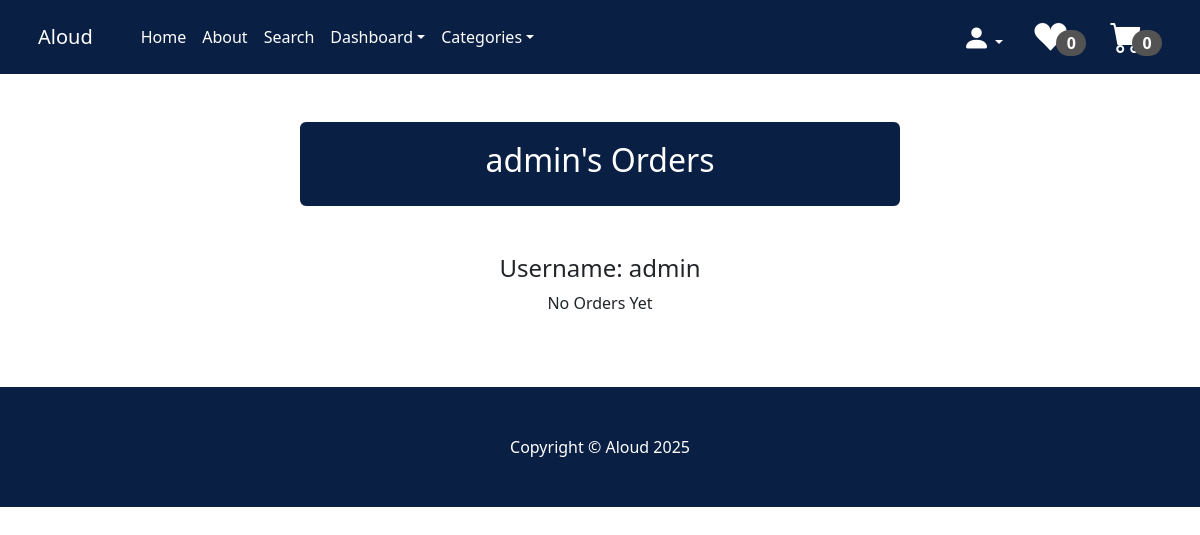
/order_dash/1/ (signed in), run on an earlier commit of the app's database.
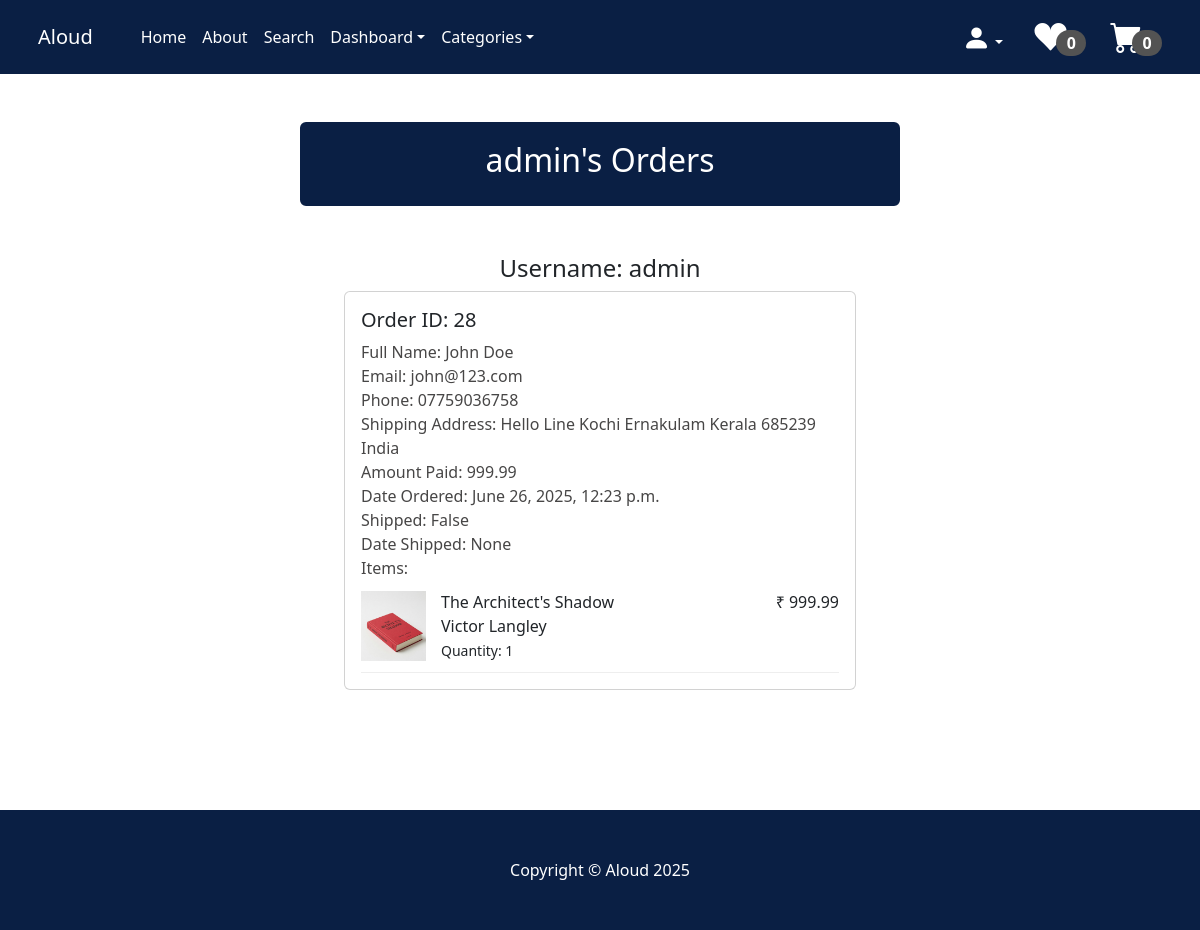
And on a later commit of the database.
### payment/models.py (models this page shows, shortened)
class Order(models.Model):
    user = models.ForeignKey(User, on_delete=models.CASCADE, null=True, blank=True)
    full_name=models.CharField(max_length=300)
    email=models.EmailField(max_length=250)
    phone=models.CharField(max_length=20)
    shipping_address=models.TextField(max_length=10000)
    amount_paid=models.DecimalField(max_digits=10, decimal_places=2)
    date_ordered=models.DateTimeField(auto_now_add=True)
    shipped = models.BooleanField(default=False)
    date_shipped = models.DateTimeField(blank=True, null=True)

class OrderItem(models.Model):
    order = models.ForeignKey(Order, on_delete=models.CASCADE, null=True)
    product = models.ForeignKey(Product, on_delete=models.CASCADE, null=True)
    user = models.ForeignKey(User, on_delete=models.CASCADE, null=True, blank=True)
    quantity = models.PositiveBigIntegerField(default=1)
    price = models.DecimalField(max_digits=10, decimal_places=2)

### store/models.py (models this page shows, shortened)
class Product(models.Model):
    book_id = models.CharField(max_length=10)
    name = models.CharField(max_length=50)
    author = models.CharField(max_length=50)
    price = models.DecimalField(default=0, decimal_places=2, max_digits=9)
    category = models.ForeignKey(Category, on_delete=models.CASCADE, default=1)
    stock = models.PositiveIntegerField(null=False, blank=False, default=0)
    description = models.TextField(max_length=1000, default='', blank=True, null=True)
    image = models.ImageField(upload_to='uploads/product')
    is_sale = models.BooleanField(default=False)
    sale_price = models.DecimalField(default=0, decimal_places=2, max_digits=9)

### store/views.py (the view)
# urls.py: path('order_dash/<int:user>/', views.order_dash, name= 'order_dash'),       #To view the orders of each signedup users in the dashboard
def order_dash(request, user):
    if request.user.is_authenticated and request.user.is_superuser:
        user_instance = get_object_or_404(User, id=user)
        orders = Order.objects.filter(user=user_instance)
        items = OrderItem.objects.filter(order__in=orders)
        return render(request, 'order_dash.html', {'orders': orders, 'user_instance': user_instance, 'items': items})
    else:
        messages.success(request, 'Access denied to this page')
        return redirect('home')

### cart/cart.py (called while the page is built)
    def __len__(self):
        return sum(self.cart.values())

### cart/context_processors.py (called while the page is built)
def cart(request):
    return{'cart':Cart(request)}

### store/context_processors.py (called while the page is built)
def categories_processor(request):
    return {
        'categories': Category.objects.all()
    }

### store/models.py (called while the page is built)
    def __str__(self):
        return self.name

### wishlist/context_processors.py (called while the page is built)
def wishlist(request):
    wishlist = Wishlist(request)
    return {
        'wishlist': wishlist.wishlist  # or just 'wishlist': wishlist to use its methods
    }

### store/templates/order_dash.html (shortened to what this page needs)
{% extends 'base.html' %}
{% block content %}
    <div class="container">
        <div class="row">
            <center>
                <div class="col-12">
<br/><br/>
<div class="card" style= "width: 600px; border-width: 3px; border-color: #0a1f44;">
  <div class="card-body" style="background: #0a1f44;">
        <h2 style="color: white;">{{user_instance.username}}'s Orders</h2>
  </div>
</div>
<br/><br/>
<h4>Username: {{user_instance.username}}</h4>
{% if orders %}
{% for order in orders %}
<div class="card" style="width: 32rem;">
  <div class="card-body" style="text-align: left;">
      <h5>Order ID: <td>{{order.id}}</td></h5>
      <B style="color: rgb(71, 70, 70); font-weight: 400;">Full Name:</B> <B style="color: rgb(71, 70, 70); font-weight: 300;">{{order.full_name}}</B><br/>
      <B style="color: rgb(71, 70, 70); font-weight: 400;">Email:</B> <B style="color: rgb(71, 70, 70); font-weight: 300;">{{order.email}}</B><br/>
      <B style="color: rgb(71, 70, 70); font-weight: 400;">Phone:</B> <B style="color: rgb(71, 70, 70); font-weight: 300;">{{order.phone}}</B><br/>
      <B style="color: rgb(71, 70, 70); font-weight: 400;">Shipping Address:</B> <B style="color: rgb(71, 70, 70); font-weight: 300;">{{order.shipping_address}}</B><br/>
      <B style="color: rgb(71, 70, 70); font-weight: 400;">Amount Paid:</B> <B style="color: rgb(71, 70, 70); font-weight: 300;">{{order.amount_paid}}</B><br/>
      <B style="color: rgb(71, 70, 70); font-weight: 400;">Date Ordered:</B> <B style="color: rgb(71, 70, 70); font-weight: 300;">{{order.date_ordered}}</B><br/>
      <B style="color: rgb(71, 70, 70); font-weight: 400;">Shipped:</B> <B style="color: rgb(71, 70, 70); font-weight: 300;">{{order.shipped}}</B><br/>
      <B style="color: rgb(71, 70, 70); font-weight: 400;">Date Shipped:</B> <B style="color: rgb(71, 70, 70); font-weight: 300;">{{order.date_shipped}}</B><br/>
            <B style="color: rgb(71, 70, 70); font-weight: 400;">Items:</B> <br/>
      {% for item in items %}
        <div class="item-container">
      <div class="item-image">
        <img src="{{ item.product.image.url }}" alt="{{ item.name }}">
      </div>
      <div class="item-details">
        <div class="item-left">
          <B style="font-weight: 500;">{{ item.product.name }}</B><br/>
          {{ item.product.author }}<br/>
              <small>Quantity: {{ item.quantity }}</small>
        </div>
        <div class="item-right">
            ₹ {{ item.price }}
        </div>
      </div>
    </div>
  {% endfor %}
  </div>
</div>
<br/>
{% endfor %}
{% else %}
No Orders Yet
{% endif %}
<br/><br/><br/><br/>
                </div>
            </center>
        </div>
    </div>
{% endblock %}

### store/templates/base.html (shortened to what this page needs)
{% load static %}
<!DOCTYPE html>
<html lang="en">
  <head>
    <link
      href="https://cdn.jsdelivr.net/npm/bootstrap-icons@1.5.0/font/bootstrap-icons.css"
      rel="stylesheet"
    />
    <link href="{% static 'css/styles.css' %}" rel="stylesheet" />
  </head>
  <body>
    {% include 'navbar.html' %}
    {% block content %}
    {% endblock %}
    <footer class="py-5" style="background: #0a1f44;">
      <div class="container">
        <p class="m-0 text-center text-white">
          Copyright &copy; Aloud 2025
        </p>
      </div>
    </footer>
  </body>
</html>

### store/templates/navbar.html (shortened to what this page needs)
    <nav class="navbar navbar-expand-lg" style="background: #0a1f44;">
      <div class="container px-1 px-lg-2">
        <a class="navbar-brand" href="{% url 'home' %}">Aloud</a>
        <div class="collapse navbar-collapse" id="navbarSupportedContent">
          <ul class="navbar-nav me-auto mb-2 mb-lg-0 ms-lg-4">
            <li class="nav-item">
              <a class="nav-link active" style="color: white;" aria-current="page" href="{% url 'home' %}">Home</a>
            </li>
            <li class="nav-item"><a class="nav-link" href="{% url 'about' %}">About</a></li>
            <li class="nav-item"><a class="nav-link" href="{% url 'search' %}">Search</a></li>
          {% if user.is_authenticated %}
            {% if user.is_superuser %}
            <li class="nav-item dropdown">
              <a
                class="nav-link dropdown-toggle"
                id="navbarDropdown"
                href="#"
                role="button"
                data-bs-toggle="dropdown"
                aria-expanded="false"
                >Dashboard</a>
            </li>
          {% endif %}
          {% else %}
            <li class="nav-item"><a class="nav-link" href="{% url 'login' %}">Login</a></li>
            <li class="nav-item"><a class="nav-link" href="{% url 'register' %}">Register</a></li>
          {% endif %}
            <li class="nav-item dropdown">
              <a
                class="nav-link dropdown-toggle"
                id="navbarDropdown"
                href="#"
                role="button"
                data-bs-toggle="dropdown"
                aria-expanded="false"
                >Categories</a
              >
            </li>
          </ul>
          {% if user.is_authenticated %}
          <ul class="navbar-nav ms-auto mb-2 mb-lg-0 ms-lg-4">
            <li class="nav-item dropdown">
              <a
                class="nav-link dropdown-toggle"
                id="navbarDropdown"
                role="button"
                data-bs-toggle="dropdown"
                aria-expanded="false"
                ><i class="bi bi-person-fill fs-3"></i></a>
            </li>
          </ul>
            {% endif %}
            {% if user.is_authenticated %}
          <ul class="navbar-nav ms-auto mb-2 mb-lg-0 ms-lg-4">
            <li class="nav-item">
          <form class="d-flex">
            <a href="{% url 'wishlist_summary' %}"
            style="text-decoration: none; color: rgb(255, 255, 255);">
            <i class="bi bi-suit-heart-fill fs-2" style="margin-top: 5px;"></i>
              <span class="badge rounded-pill fs-6"
              style="margin-left: -0.9rem; margin-bottom: -10px; padding-top: 0.3em; padding-bottom: 0.3em; background: rgb(83, 83, 83);"
              id="wishlist_length">
              {{wishlist|length}}
            </span>
            </a>
          </form>
          </li>
          </ul>
            {% endif %}
          <ul class="navbar-nav ms-auto mb-2 mb-lg-0 ms-lg-4">
            <li class="nav-item">
          <form class="d-flex">
            <a href="{% url 'cart_summary' %}"
            style="text-decoration: none; color: rgb(255, 255, 255);">
            <i class="bi-cart-fill fs-2" style="margin-top: 5px;"></i>
              <span class="badge rounded-pill fs-6"
              style="margin-left: -0.9rem; margin-bottom: -10px; padding-top: 0.3em; padding-bottom: 0.3em; background: rgb(83, 83, 83);"
              id="cart_quantity">
              {{cart|length}}
            </span>
            </a>
          </form>
          </li>
          </ul>
        </div>
      </div>
    </nav>

### store/templates/navbar.html (style rules this page uses)
.container a { color: white; transition: color 0.3s ease; }
.nav-item a { color: white; transition: color 0.3s ease; }

### store/templates/order_dash.html (style rules this page uses)
.item-container { display: flex; align-items: center; justify-content: space-between; border-bottom: 1px solid #eee; padding: 10px 0; }
.item-image { flex: 0 0 auto; margin-right: 15px; }
.item-image img { height: 70px; width: 65px; }
.item-details { flex-grow: 1; display: flex; justify-content: space-between; width: 100%; }
.item-left { text-align: left; }
.item-right { text-align: right; white-space: nowrap; margin-left: 20px; }

What changed in the data, as far as the page shows it:
added Order: id "28", full_name "John Doe", email "john@123.com", phone "07759036758", shipping_address "Hello Line Kochi Ernakulam Kerala 685239 India", amount_paid "999.99", date_ordered "June 26, 2025, 12:23 p.m.", shipped "False", date_shipped "None"
added OrderItem: product.image (picture), product.name "The Architect's Shadow", product.author "Victor Langley", quantity "1", price "999.99"
Also different on the page:
text no longer shown: "No Orders Yet"
